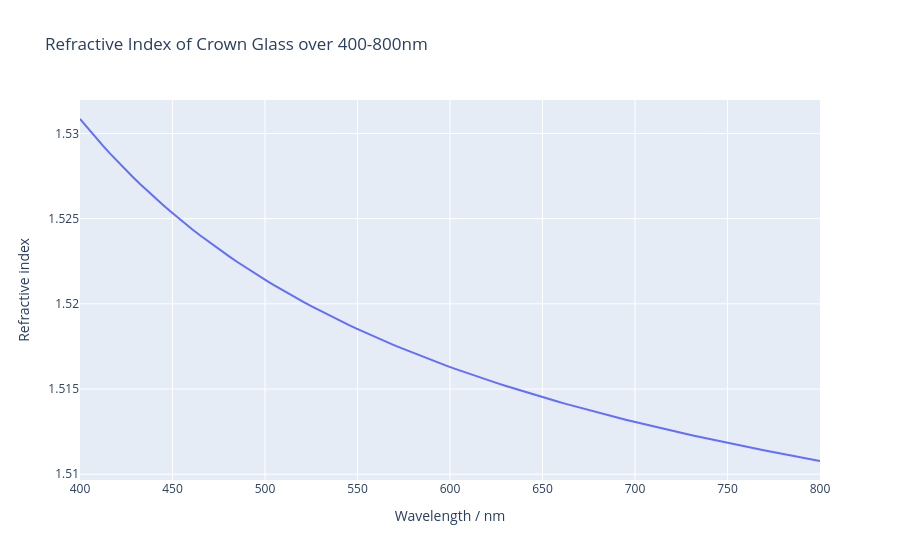

Notebook code for this chart:
### Code cell
fig = px.line(data, x='Wavelength / nm', y='Refractive index', 
              title='Refractive Index of Crown Glass over 400-800nm')
fig.update_layout(hovermode='x unified')
fig.show()
